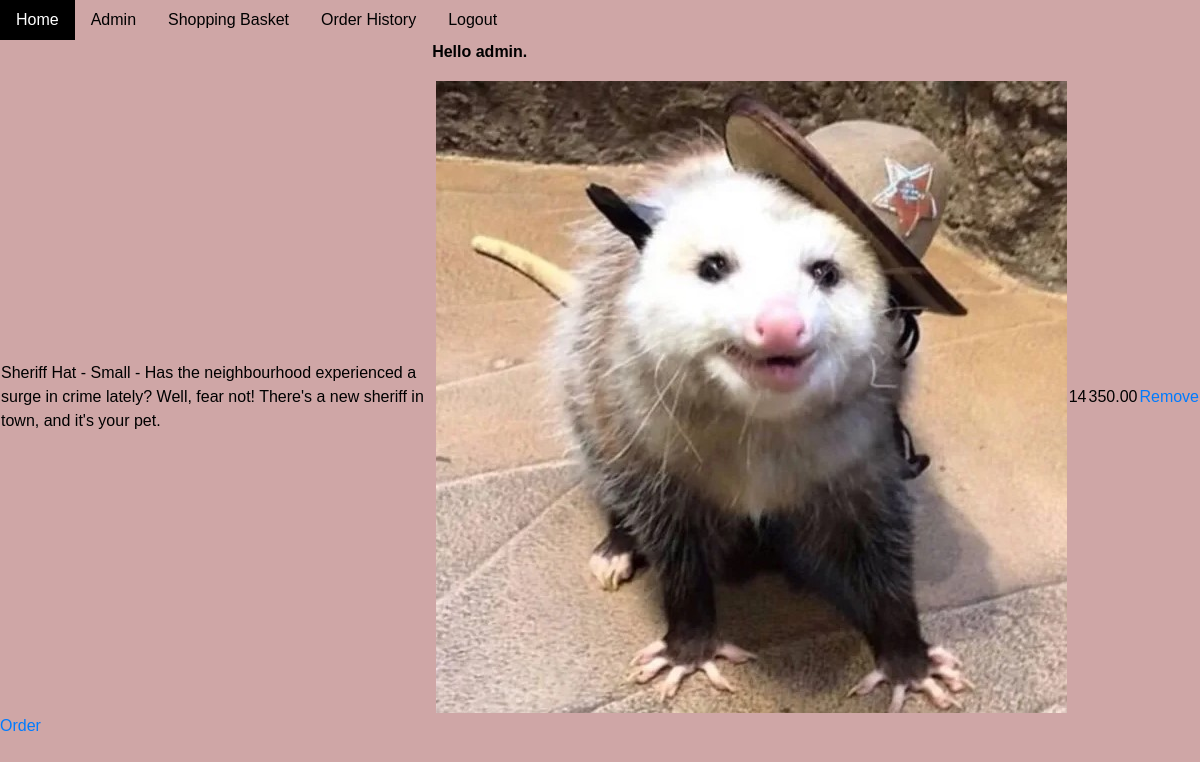
/basket/ (signed in), run on the app's committed database.
### patshop/models.py (models this page shows)
class APIUser(AbstractUser):
    pass

class BasketItem(models.Model):
    id = models.IntegerField(primary_key=True)
    basket_id = models.ForeignKey(Basket, on_delete=models.CASCADE)
    product_id = models.ForeignKey(Product, on_delete=models.CASCADE)
    quantity = models.IntegerField(default=1)
    def price(self):
        return self.product_id.price * self.quantity

class Product(models.Model):
    id = models.IntegerField(primary_key=True)
    name = models.TextField()
    description = models.TextField(null=True)
    price = models.DecimalField(max_digits=6, decimal_places=2, default=0.0)  # E.g. €$9999.99
    image = models.FileField(upload_to='products', null=True)

### patshop/views.py (the view)
# urls.py: path('basket/', views.show_basket, name="show_basket"),
@login_required
def show_basket(request):
    user = request.user
    basket = Basket.objects.filter(user_id=user, is_active=True).first()
    if basket is None:
        return render(request, 'basket.html', {'empty':True})
    else:
        sbi = BasketItem.objects.filter(basket_id=basket)
        if sbi.exists():
            return render(request, 'basket.html', {'basket':basket, 'sbi':sbi})
        else:
            return render(request, 'basket.html', {'empty':True})

### patshop/templates/basket.html (shortened to what this page needs)
{% extends 'base.html' %}
{% block content %}
{% if empty %}
    <p>Your shopping basket is empty :(</p>
{% else %}
    <table>
        <tbody>
            {% for item in sbi %}
                <tr>
                    <td>{{ item.product_id.name }} - {{item.product_id.description}} </td>
                    <td><img src="{{ item.product_id.image.url }}" /></td>
                    <td>{{ item.quantity }}</td>
                    <td>{{ item.price }}</td>
                    <td><a href="/removeitem/{{item.id}}">Remove</a></td>
                </tr>
            {% endfor %}
        </tbody>
    </table>
{% endif %}
<a href="/order">Order</a>
{% endblock %}

### patshop/templates/base.html (shortened to what this page needs)
{% load static %}
<!DOCTYPE html>
<html>
    <head>
        <link rel="stylesheet" href="{% static 'style.css' %}">
        <link rel="stylesheet" href="https://cdn.jsdelivr.net/npm/bootstrap@4.6.1/dist/css/bootstrap.min.css">
    </head>
    <body>
        <ul class="nav">
            <li class="nav-item">
              <a class="nav-link" href="/">Home</a>
            </li>
            <li class="nav-item">
              <a class="nav-link" href="/admin/">Admin</a>
            </li>
            {% if user.is_authenticated %}
              <li class="nav-item">
                <a class="nav-link" href="/basket">Shopping Basket</a>
              </li>
              <li class="nav-item">
                <a class="nav-link" href="/orderhistory">Order History</a>
              </li>
            {% endif %}
            <li class="nav-item">
              {% if user.is_authenticated %}
                <a class="nav-link" href="/logout">Logout</a>
                <p><b>Hello {{ user.username }}.</b></p>
              {% else %}
                <a class="nav-link" href="/login">Login</a>
              {% endif %}
            </li>
        </ul>
        {% block content %}
        {% endblock %}
  </body>
</html>

### static/style.css (style rules this page uses)
.nav, .nav-item, .nav-link { color: black; }

### patshop/templates/base.html (style rules this page uses)
body { margin:0; font-family: 'Arial', sans-serif; background-color: rgb(207, 166, 166); color: black; }

### data on the page
APIUser: username "admin"
BasketItem: product_id.name "Sheriff Hat - Small", product_id.description "Has the neighbourhood experienced a surge in crime lately? Well, fear not! There's a new sheriff in town, and it's your pet.", product_id.image (picture), quantity "14", price "350.00"
